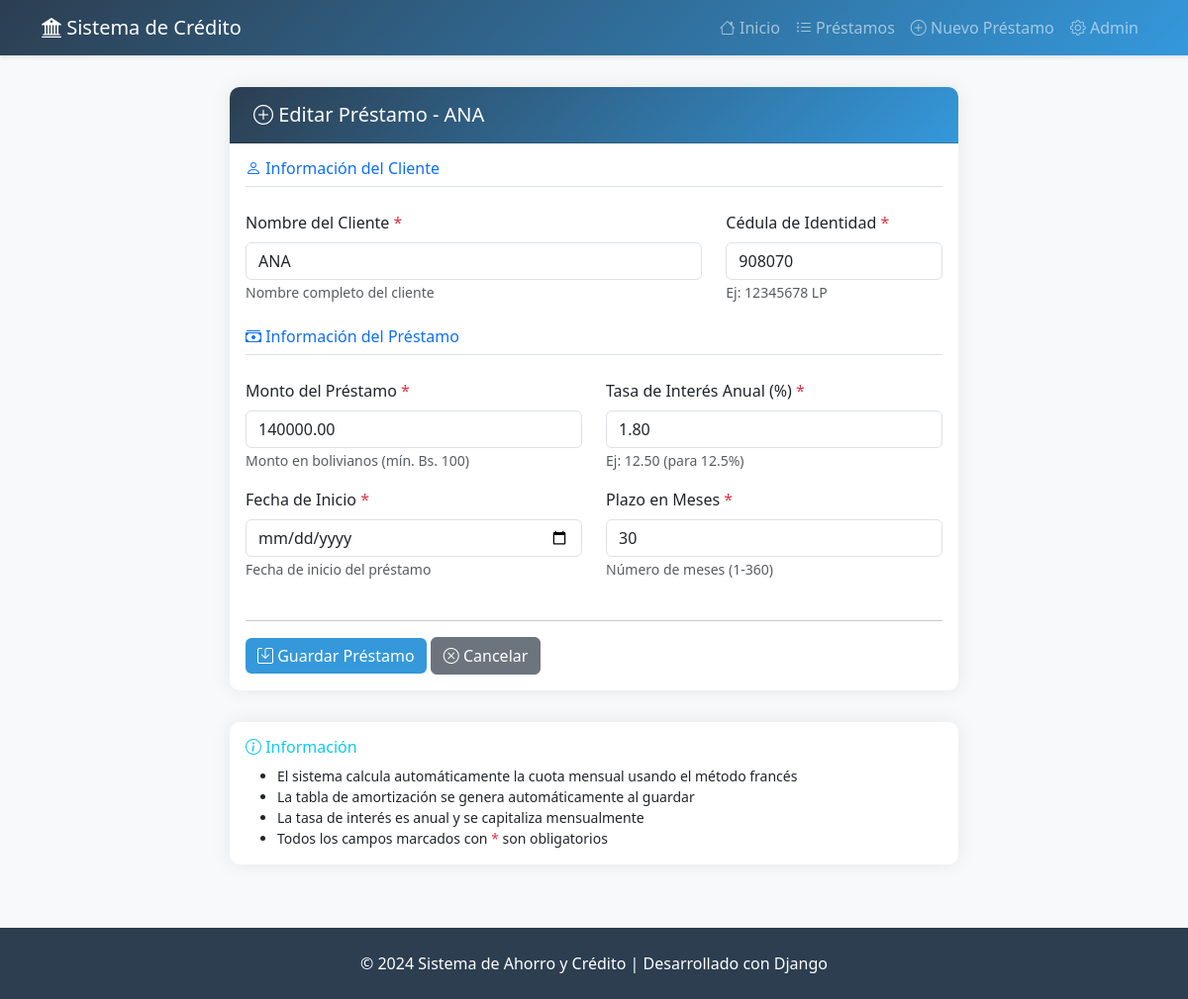
Page /prestamos/2/editar/ on the committed database.
### creditos/models.py (models this page shows, shortened)
class Prestamo(models.Model):
    nombre = models.CharField(max_length=200, verbose_name="Nombre del Cliente")
    ci = models.CharField(max_length=20, unique=True, verbose_name="Cédula de Identidad")
    monto = models.DecimalField(
        max_digits=12,
        decimal_places=2,
        validators=[MinValueValidator(Decimal('100.00'))],
        verbose_name="Monto del Préstamo"
    )
    tasa_interes_anual = models.DecimalField(
        max_digits=5,
        decimal_places=2,
        validators=[
            MinValueValidator(Decimal('0.01')),
            MaxValueValidator(Decimal('100.00'))
        ],
        verbose_name="Tasa de Interés Anual (%)"
    )
    fecha_inicio = models.DateField(verbose_name="Fecha de Inicio")
    plazo = models.PositiveIntegerField(
        validators=[MinValueValidator(1), MaxValueValidator(360)],
        verbose_name="Plazo en Meses"
    )
    fecha_creacion = models.DateTimeField(auto_now_add=True)
    fecha_actualizacion = models.DateTimeField(auto_now=True)
    class Meta:
        verbose_name = "Préstamo"
        verbose_name_plural = "Préstamos"
        ordering = ['-fecha_creacion']

### creditos/views.py (the view)
# urls.py: path('prestamos/<int:pk>/editar/', views.prestamo_editar, name='prestamo_editar'),
def prestamo_editar(request, pk):
    prestamo = get_object_or_404(Prestamo, pk=pk)
    if request.method == 'POST':
        form = PrestamoForm(request.POST, instance=prestamo)
        if form.is_valid():
            prestamo = form.save()
            prestamo.generar_amortizacion()
            messages.success(
                request,
                f'Préstamo actualizado exitosamente. '
                f'Se regeneró la tabla de amortización con {prestamo.plazo} cuotas.'
            )
            return redirect('prestamo_detalle', pk=prestamo.pk)
        else:
            messages.error(request, 'Por favor corrija los errores en el formulario.')
    else:
        form = PrestamoForm(instance=prestamo)
    context = {
        'form': form,
        'prestamo': prestamo,
        'titulo': f'Editar Préstamo - {prestamo.nombre}'
    }
    return render(request, 'creditos/prestamo_form.html', context)

### creditos/forms.py (shortened to what this page needs)
class PrestamoForm(forms.ModelForm):
    class Meta:
        model = Prestamo
        fields = ['nombre', 'ci', 'monto', 'tasa_interes_anual', 'fecha_inicio', 'plazo']
        widgets = {
            'nombre': forms.TextInput(attrs={
                'class': 'form-control',
                'placeholder': 'Nombre completo del cliente'
            }),
            'ci': forms.TextInput(attrs={
                'class': 'form-control',
                'placeholder': 'Ej: 12345678 LP'
            }),
            'monto': forms.NumberInput(attrs={
                'class': 'form-control',
                'placeholder': 'Monto en bolivianos',
                'step': '0.01'
            }),
            'tasa_interes_anual': forms.NumberInput(attrs={
                'class': 'form-control',
                'placeholder': 'Ej: 12.50',
                'step': '0.01'
            }),
            'fecha_inicio': forms.DateInput(attrs={
                'class': 'form-control',
                'type': 'date'
            }),
            'plazo': forms.NumberInput(attrs={
                'class': 'form-control',
                'placeholder': 'Número de meses'
            }),
        }

### creditos/templates/creditos/prestamo_form.html (shortened to what this page needs)
{% extends 'creditos/base.html' %}
{% block content %}
<div class="row justify-content-center">
    <div class="col-lg-8">
        <div class="card">
            <div class="card-header">
                <h5 class="mb-0"><i class="bi bi-plus-circle"></i> {{ titulo }}</h5>
            </div>
            <div class="card-body">
                <form method="POST" novalidate>
                    <div class="row mb-3">
                        <div class="col-12">
                            <h6 class="text-primary border-bottom pb-2">
                                <i class="bi bi-person"></i> Información del Cliente
                            </h6>
                        </div>
                    </div>
                    <div class="row mb-3">
                        <div class="col-md-8">
                            <label for="{{ form.nombre.id_for_label }}" class="form-label">
                                {{ form.nombre.label }} <span class="text-danger">*</span>
                            </label>
                            {{ form.nombre }}
                            <small class="form-text text-muted">
                                Nombre completo del cliente
                            </small>
                        </div>
                        <div class="col-md-4">
                            <label for="{{ form.ci.id_for_label }}" class="form-label">
                                {{ form.ci.label }} <span class="text-danger">*</span>
                            </label>
                            {{ form.ci }}
                            <small class="form-text text-muted">
                                Ej: 12345678 LP
                            </small>
                        </div>
                    </div>
                    <div class="row mb-3 mt-4">
                        <div class="col-12">
                            <h6 class="text-primary border-bottom pb-2">
                                <i class="bi bi-cash-stack"></i> Información del Préstamo
                            </h6>
                        </div>
                    </div>
                    <div class="row mb-3">
                        <div class="col-md-6">
                            <label for="{{ form.monto.id_for_label }}" class="form-label">
                                {{ form.monto.label }} <span class="text-danger">*</span>
                            </label>
                            {{ form.monto }}
                            <small class="form-text text-muted">
                                Monto en bolivianos (mín. Bs. 100)
                            </small>
                        </div>
                        <div class="col-md-6">
                            <label for="{{ form.tasa_interes_anual.id_for_label }}" class="form-label">
                                {{ form.tasa_interes_anual.label }} <span class="text-danger">*</span>
                            </label>
                            {{ form.tasa_interes_anual }}
                            <small class="form-text text-muted">
                                Ej: 12.50 (para 12.5%)
                            </small>
                        </div>
                    </div>
                    <div class="row mb-3">
                        <div class="col-md-6">
                            <label for="{{ form.fecha_inicio.id_for_label }}" class="form-label">
                                {{ form.fecha_inicio.label }} <span class="text-danger">*</span>
                            </label>
                            {{ form.fecha_inicio }}
                            <small class="form-text text-muted">
                                Fecha de inicio del préstamo
                            </small>
                        </div>
                        <div class="col-md-6">
                            <label for="{{ form.plazo.id_for_label }}" class="form-label">
                                {{ form.plazo.label }} <span class="text-danger">*</span>
                            </label>
                            {{ form.plazo }}
                            <small class="form-text text-muted">
                                Número de meses (1-360)
                            </small>
                        </div>
                    </div>
                    <div class="row mt-4">
                        <div class="col-12">
                            <hr>
                            <button type="submit" class="btn btn-primary">
                                <i class="bi bi-save"></i> Guardar Préstamo
                            </button>
                            <a href="{% url 'prestamo_lista' %}" class="btn btn-secondary">
                                <i class="bi bi-x-circle"></i> Cancelar
                            </a>
                        </div>
                    </div>
                </form>
            </div>
        </div>
        <div class="card mt-3">
            <div class="card-body">
                <h6 class="text-info"><i class="bi bi-info-circle"></i> Información</h6>
                <ul class="small mb-0">
                    <li>El sistema calcula automáticamente la cuota mensual usando el método francés</li>
                    <li>La tabla de amortización se genera automáticamente al guardar</li>
                    <li>La tasa de interés es anual y se capitaliza mensualmente</li>
                    <li>Todos los campos marcados con <span class="text-danger">*</span> son obligatorios</li>
                </ul>
            </div>
        </div>
    </div>
</div>
{% endblock %}

### creditos/templates/creditos/base.html (style rules this page uses)
:root { --primary-color: #2c3e50; --secondary-color: #3498db; }
body { min-height: 100vh; display: flex; flex-direction: column; }
.card { border: none; box-shadow: 0 0 20px rgba(0,0,0,0.08); border-radius: 10px; margin-bottom: 2rem; }
.card-header { background: linear-gradient(135deg, var(--primary-color), var(--secondary-color)); color: white; border-radius: 10px 10px 0 0 !important; padding: 1rem 1.5rem; }
.btn-primary { background: var(--secondary-color); border: none; }

### rows in the picture
Prestamo: nombre "ANA", ci "908070", monto "140000.00", tasa_interes_anual "1.80", plazo "30"

### other values in the picture
{{ titulo }} "Editar Préstamo - ANA"
